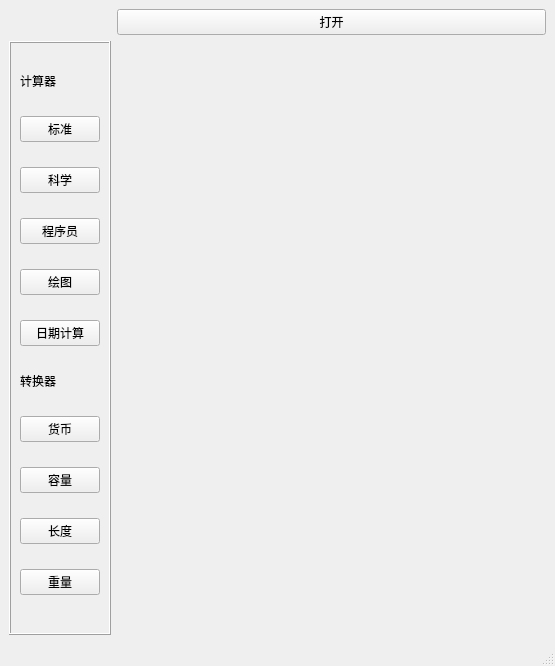
<?xml version="1.0" encoding="UTF-8"?>
<ui version="4.0">
 <class>MainWindow</class>
 <widget class="QMainWindow" name="MainWindow">
  <property name="geometry">
   <rect>
    <x>0</x>
    <y>0</y>
    <width>555</width>
    <height>666</height>
   </rect>
  </property>
  <property name="windowTitle">
   <string>MainWindow</string>
  </property>
  <widget class="QWidget" name="centralwidget">
   <layout class="QGridLayout" name="gridLayout">
    <item row="1" column="1">
     <widget class="QStackedWidget" name="stackCaculator">
      <property name="currentIndex">
       <number>1</number>
      </property>
      <widget class="QWidget" name="page_3"/>
      <widget class="QWidget" name="page_4"/>
     </widget>
    </item>
    <item row="1" column="0">
     <widget class="QFrame" name="Frame">
      <property name="minimumSize">
       <size>
        <width>100</width>
        <height>0</height>
       </size>
      </property>
      <property name="frameShape">
       <enum>QFrame::Box</enum>
      </property>
      <property name="frameShadow">
       <enum>QFrame::Raised</enum>
      </property>
      <layout class="QGridLayout" name="gridLayout_2">
       <item row="0" column="0">
        <widget class="QLabel" name="label">
         <property name="maximumSize">
          <size>
           <width>16777215</width>
           <height>20</height>
          </size>
         </property>
         <property name="text">
          <string>计算器</string>
         </property>
        </widget>
       </item>
       <item row="11" column="0">
        <widget class="QPushButton" name="pushButton_8">
         <property name="text">
          <string>重量</string>
         </property>
        </widget>
       </item>
       <item row="6" column="0">
        <layout class="QVBoxLayout" name="verticalLayout_2"/>
       </item>
       <item row="3" column="0">
        <widget class="QPushButton" name="pushButton_3">
         <property name="text">
          <string>程序员</string>
         </property>
        </widget>
       </item>
       <item row="9" column="0">
        <widget class="QPushButton" name="pushButton_7">
         <property name="text">
          <string>容量</string>
         </property>
        </widget>
       </item>
       <item row="1" column="0">
        <widget class="QPushButton" name="pushButton">
         <property name="text">
          <string>标准</string>
         </property>
        </widget>
       </item>
       <item row="2" column="0">
        <widget class="QPushButton" name="pushButton_2">
         <property name="text">
          <string>科学</string>
         </property>
        </widget>
       </item>
       <item row="10" column="0">
        <widget class="QPushButton" name="pushButton_9">
         <property name="text">
          <string>长度</string>
         </property>
        </widget>
       </item>
       <item row="12" column="0">
        <layout class="QVBoxLayout" name="verticalLayout"/>
       </item>
       <item row="8" column="0">
        <widget class="QPushButton" name="pushButton_6">
         <property name="text">
          <string>货币</string>
         </property>
        </widget>
       </item>
       <item row="4" column="0">
        <widget class="QPushButton" name="pushButton_5">
         <property name="text">
          <string>绘图</string>
         </property>
        </widget>
       </item>
       <item row="5" column="0">
        <widget class="QPushButton" name="pushButton_4">
         <property name="text">
          <string>日期计算</string>
         </property>
        </widget>
       </item>
       <item row="7" column="0">
        <widget class="QLabel" name="label_2">
         <property name="maximumSize">
          <size>
           <width>16777215</width>
           <height>20</height>
          </size>
         </property>
         <property name="text">
          <string>转换器</string>
         </property>
        </widget>
       </item>
      </layout>
     </widget>
    </item>
    <item row="0" column="1">
     <widget class="QPushButton" name="pushButton_10">
      <property name="text">
       <string>打开</string>
      </property>
     </widget>
    </item>
   </layout>
  </widget>
  <widget class="QMenuBar" name="menubar">
   <property name="geometry">
    <rect>
     <x>0</x>
     <y>0</y>
     <width>555</width>
     <height>26</height>
    </rect>
   </property>
  </widget>
  <widget class="QStatusBar" name="statusbar"/>
 </widget>
 <resources/>
 <connections/>
</ui>
